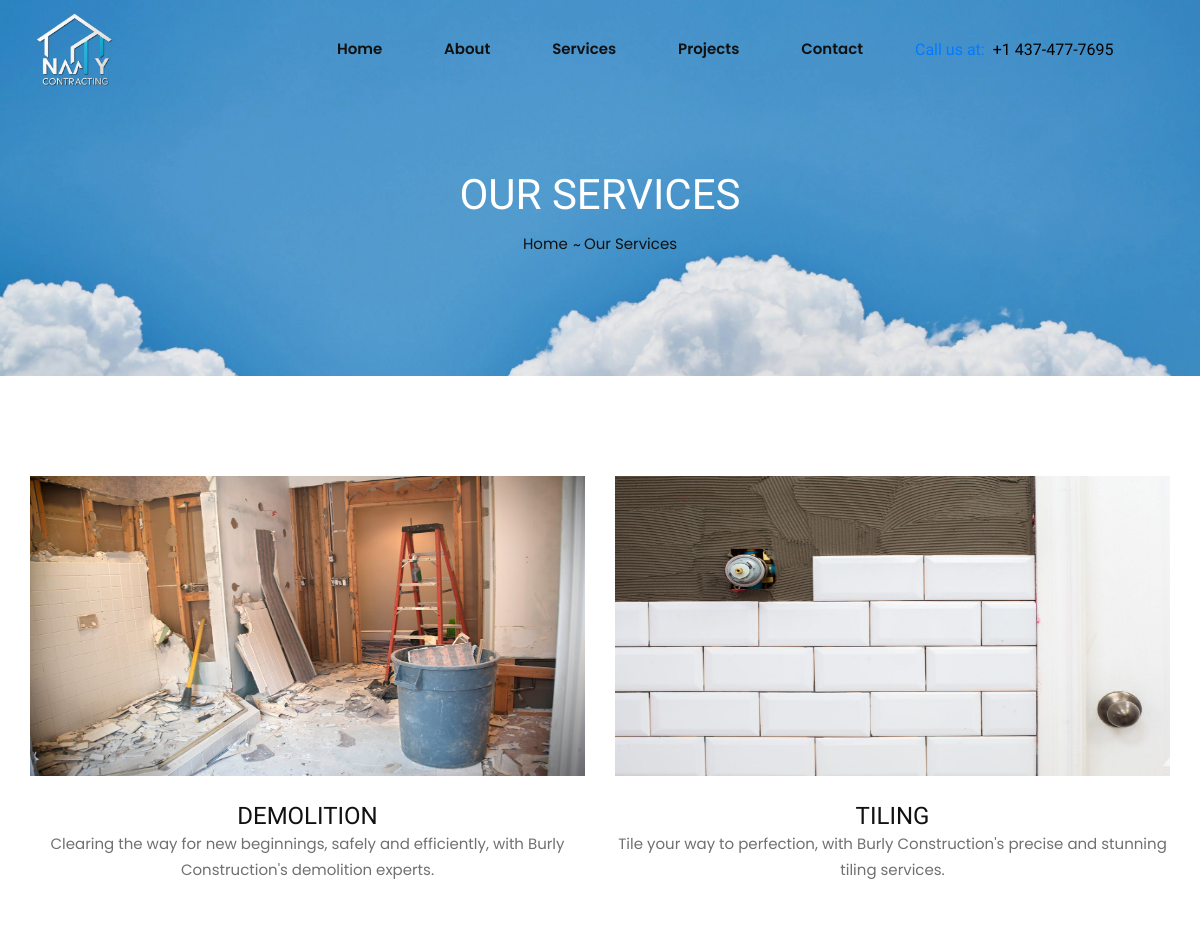
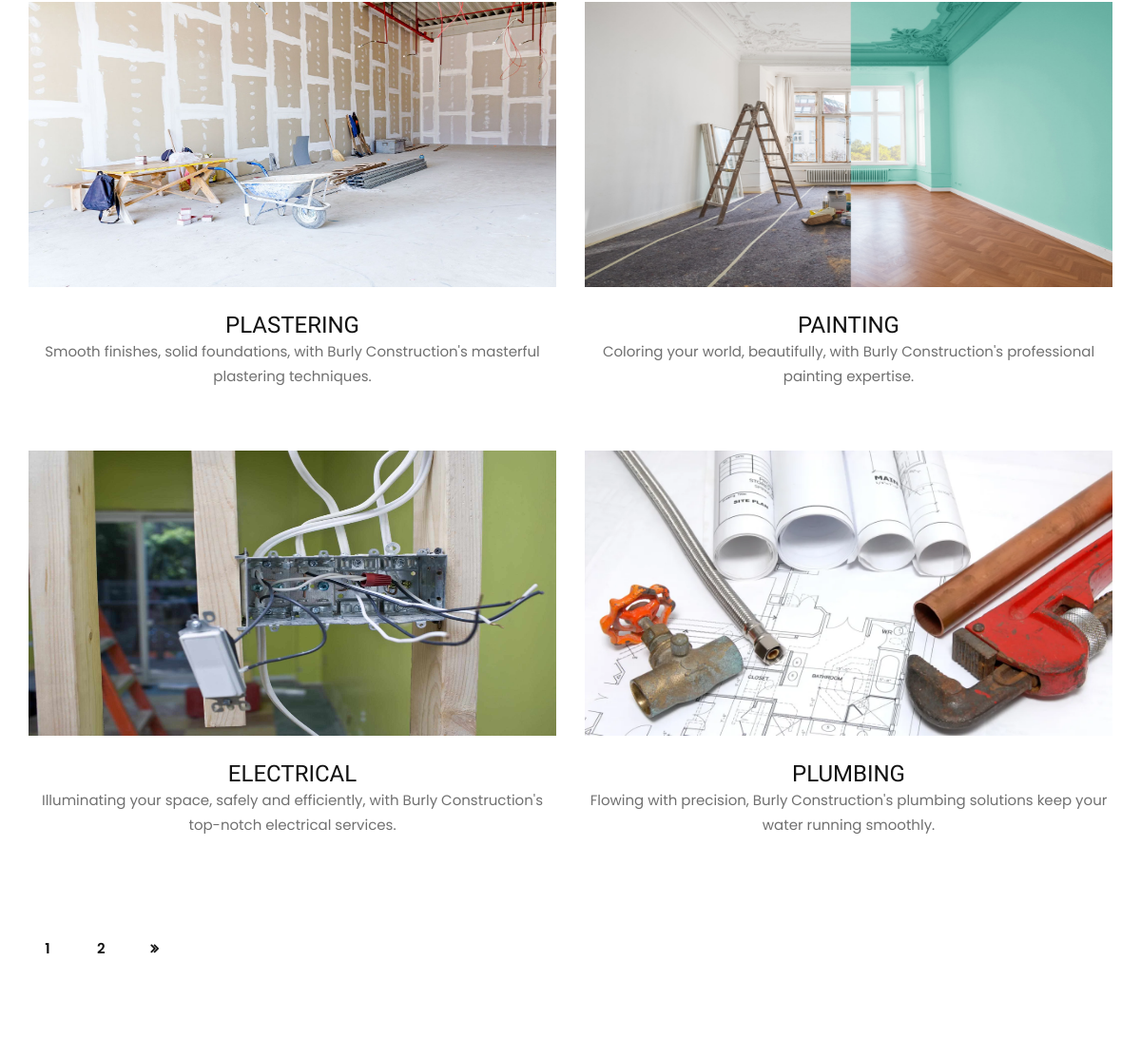
The page /services/ (upper part) on the database as committed earlier (2 pictures, top to bottom).
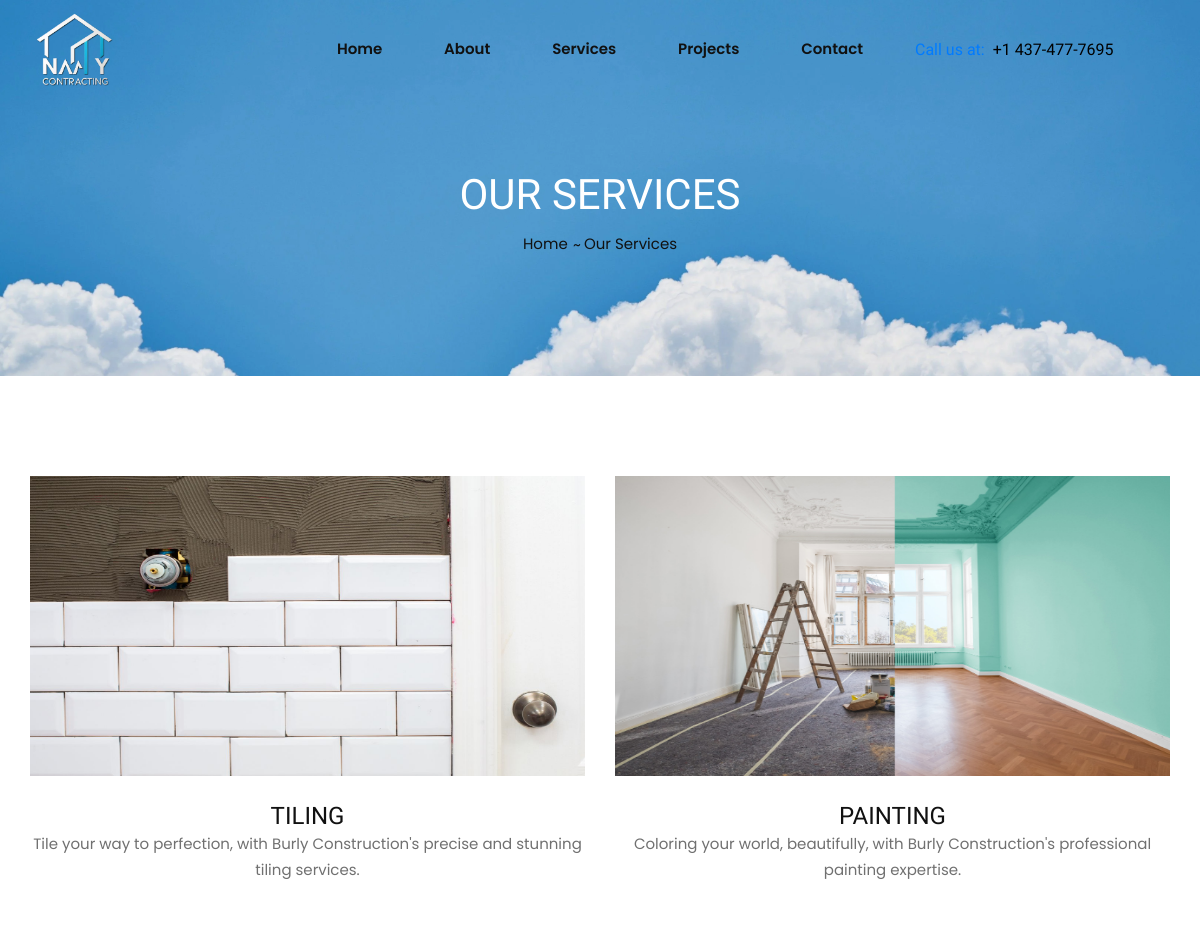
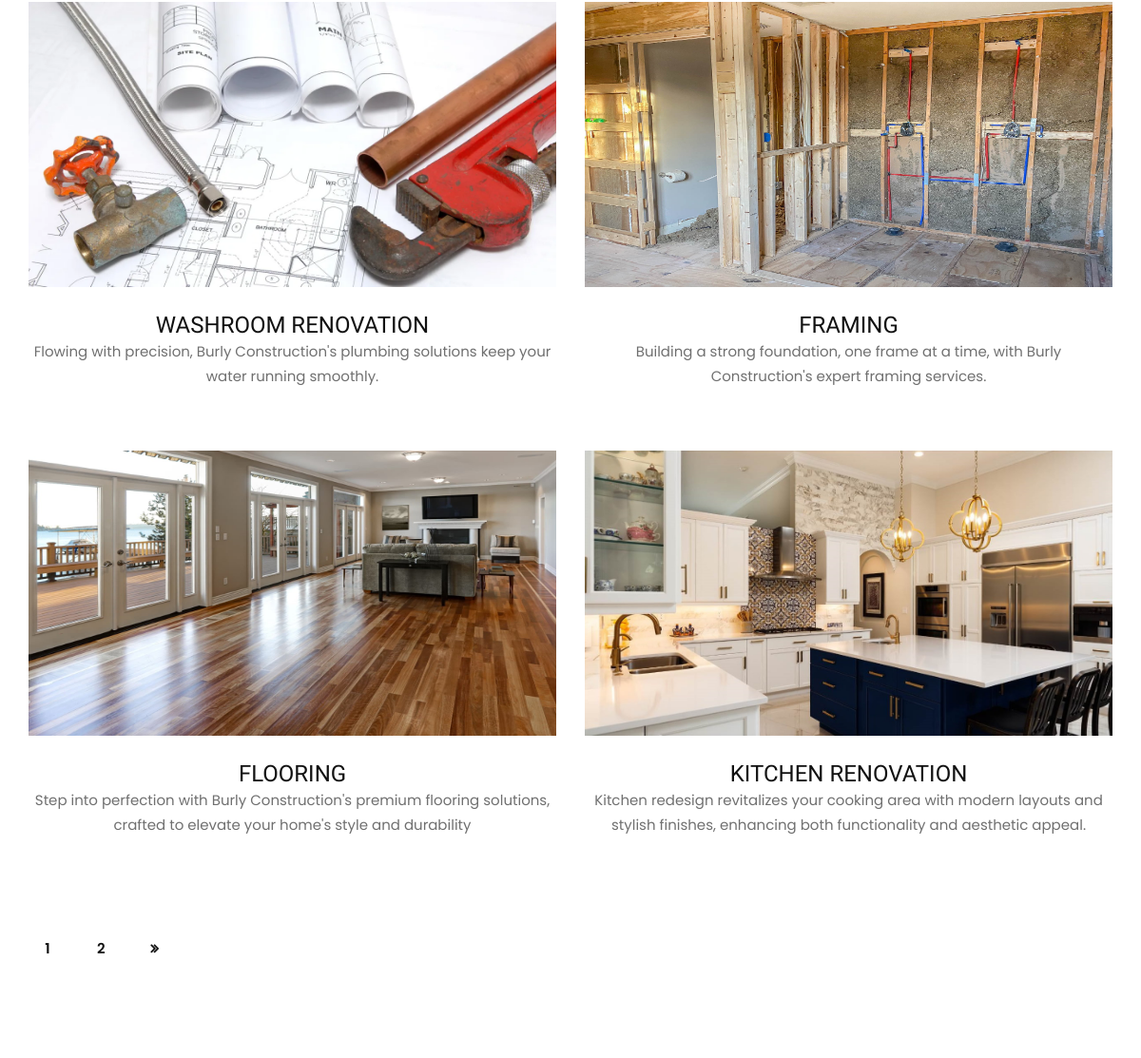
The same page on the database as committed later (2 pictures, top to bottom).
### services/models.py (models this page shows, shortened)
class Service(models.Model):
    name = models.CharField(max_length=100)
    description = models.TextField()
    slug = models.SlugField(unique=True, blank=True)
    image = models.ImageField(upload_to="services/", default="service.jpg")
    class Meta:
        verbose_name_plural = "Services"

### services/views.py (the view)
# urls.py: path("", views.services_view, name="services"),
def services_view(request):
    services = Service.objects.all().order_by("id").order_by("-id")
    paginator = Paginator(services, 6)
    page_number = request.GET.get("page")
    page_obj = paginator.get_page(page_number)
    context = {
        "services" : page_obj,
    }
    return render(request, "services/services.html", context)

### home/context_processors.py (called while the page is built)
def default(request):
    contact_details = ContactDetails.objects.first()
    return {
        "contact_details" : contact_details,
    }

### templates/services/services.html (shortened to what this page needs)
{% extends "partials/core.html" %}
{% load static %}
{% block content %}
    <div class="breadcrumb-option spad set-bg" data-setbg="{% static 'img/clouds.jpg' %}">
        <div class="container">
            <div class="row">
                <div class="col-lg-12 text-center">
                    <div class="breadcrumb__text">
                        <h2>Our Services</h2>
                        <div class="breadcrumb__links">
                            <a href="{% url "home:home" %}">Home</a>
                            <span>Our Services</span>
                        </div>
                    </div>
                </div>
            </div>
        </div>
    </div>
    <section class="project-page spad">
        <div class="container">
            <div class="row">
                {% for s in services %}
                <div class="col-lg-6 col-md-6 col-sm-6">
                    <div class="project__item">
                        <a href="{% url "services:service-projects" s.slug %}"><img style="height:300px; width:300px;" src="{{s.image.url}}" alt=""></a>
                        <h4><a href="{% url "services:service-projects" s.slug %}">{{s.name}}</a></h4>
                        <p>{{s.description}}</p>
                    </div>
                </div>
                {% endfor %}
            </div>
            <div class="row">
                {% if services %}
                    <div class="col-lg-12">
                        <div class="blog__pagination">
                            {% for num in services.paginator.page_range %}
                                {% if services.number == num %}
                                    <a href="?page={{ num }}" class="active">{{ num }}</a>
                                {% else %}
                                    <a href="?page={{ num }}">{{ num }}</a>
                                {% endif %}
                            {% endfor %}
                            {% if services.has_next %}
                                <a href="?page={{ services.next_page_number }}"><i class="fa fa-angle-double-right"></i></a>
                            {% endif %}
                        </div>
                    </div>
                {% endif %}
            </div>
        </div>
    </section>
{% endblock content %}

Rows that differ between the two databases and show on the page:
removed Service: image (picture), name "DEMOLITION", description "Clearing the way for new beginnings, safely and efficiently, with Burly Construction's demolition experts."
removed Service: image (picture), name "PLASTERING", description "Smooth finishes, solid foundations, with Burly Construction's masterful plastering techniques."
removed Service: image (picture), name "ELECTRICAL", description "Illuminating your space, safely and efficiently, with Burly Construction's top-notch electrical services."
changed Service: name "PLUMBING" → "WASHROOM RENOVATION"
now on this page (row unchanged): Service: image (picture), name "FRAMING", description "Building a strong foundation, one frame at a time, with Burly Construction's expert framing services."
now on this page (row unchanged): Service: image (picture), name "FLOORING", description "Step into perfection with Burly Construction's premium flooring solutions, crafted to elevate your home's style and durability"
now on this page (row unchanged): Service: image (picture), name "KITCHEN RENOVATION", description "Kitchen redesign revitalizes your cooking area with modern layouts and stylish finishes, enhancing both functionality and aesthetic appeal."
